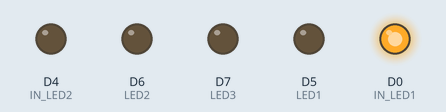
This sketch was run on a simulated ESP8266 (NodeMCU). Shown: output pins drawn as LEDs (lit = HIGH).

Above: at 2.0 s.
At 6.0 s:
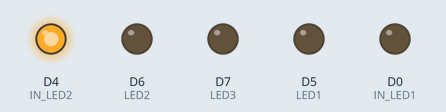
At 8.2 s:
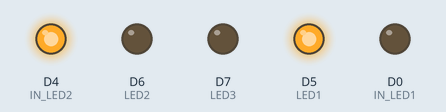
At 8.7 s:
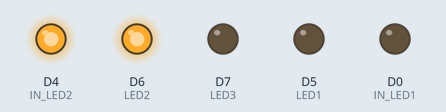
At 9.2 s:
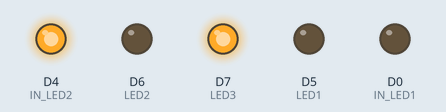
Timing chart, 0 to 12.4 s (numbered marks = the images above):
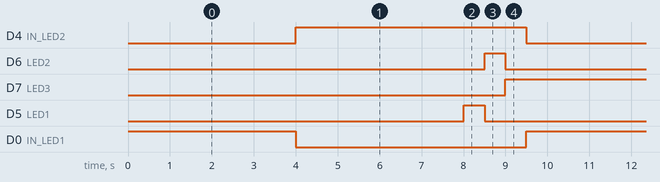

The sketch:

Three_led_expernment.ino
```cpp
          // Led in NodeMCU at pin GPIO16 (D0).
#define LED1 D5
#define LED2 D6
#define LED3 D7

#define IN_LED1 D0 // Led in NodeMCU at pin GPIO16 (D0).
#define IN_LED2 D4 // Led in NodeMCU at pin GPIO2 (D4).

void setup() {

pinMode(IN_LED1, OUTPUT); // LED pin D0 as output.
pinMode(IN_LED2, OUTPUT); // LED pin D4 as output
pinMode(LED1, OUTPUT);
pinMode(LED2, OUTPUT);
pinMode(LED3, OUTPUT);
}

void loop() {

digitalWrite(IN_LED1, HIGH); // turn the D0/GPIO16/NODEMCU LED OFF by making the voltage HIGH
digitalWrite(IN_LED2, LOW); // turn the D4/GPIO2/ESP-12 LED ON by making the voltage LOW
delay(4000); // wait for 4 seconds.

digitalWrite(IN_LED1, LOW); // turn the D0/GPIO16/NODEMCU LED ON by making the voltage LOW
digitalWrite(IN_LED2, HIGH); // turn the D4/GPIO2/ESP-12 LED OFF by making the voltage HIGH
delay(4000); // wait for 4 seconds.

digitalWrite(LED1, HIGH);
digitalWrite(LED2,LOW);
digitalWrite(LED3,LOW);
delay(500); // turn the LED off.(Note that LOW is the voltage level but actually the LED will be ON)
digitalWrite(LED1, LOW);
digitalWrite(LED2, HIGH);
digitalWrite(LED3,LOW);
delay(500);
digitalWrite(LED1, LOW);
digitalWrite(LED2, LOW);
digitalWrite(LED3,HIGH);
delay(500);

}
```

Measured:
- by itself, D4 (IN_LED2): alternates HIGH for 5.5 s and LOW for 4.0 s
- by itself, D6 (LED2), D5 (LED1): alternates HIGH for 0.50 s and LOW for 9.0 s
- by itself, D7 (LED3): alternates HIGH for 8.5 s and LOW for 1.0 s
- by itself, D0 (IN_LED1): alternates HIGH for 4.0 s and LOW for 5.5 s
